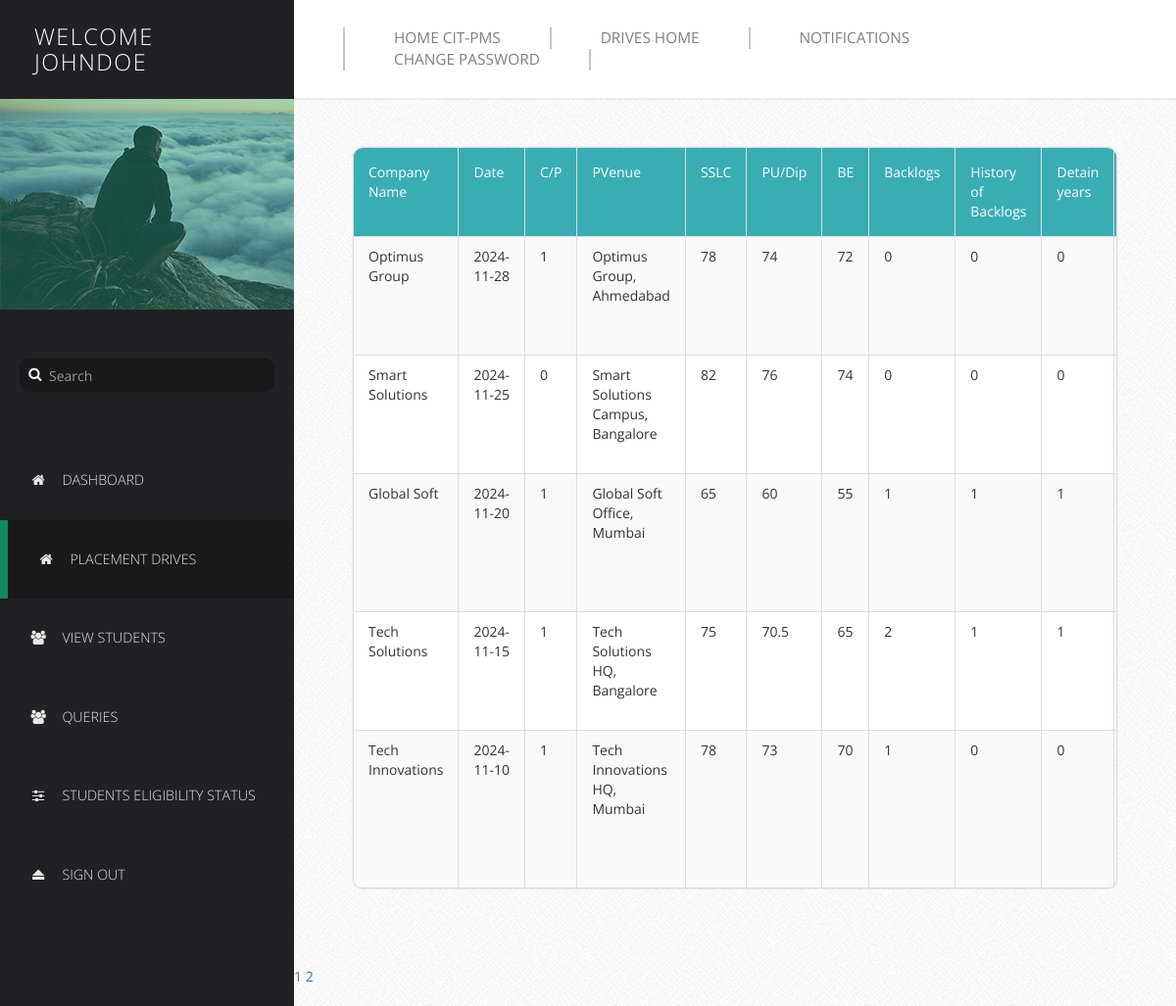
Screenshot of /Profilers/PProfile/Placement Drives/CompanyDetails.php?page=2 (signed in) with the database file from the repository.
### tables this page shows
CREATE TABLE IF NOT EXISTS `addpdrive` (
  `CompanyName` varchar(255) NOT NULL,
  `Date` date NOT NULL,
  `C/P` tinyint(1) NOT NULL DEFAULT '0',
  `PVenue` varchar(255) NOT NULL,
  `SSLC` float NOT NULL,
  `PU/Dip` float NOT NULL,
  `BE` float NOT NULL,
  `Backlogs` int(11) NOT NULL,
  `HofBacklogs` tinyint(1) NOT NULL,
  `DetainYears` int(11) NOT NULL,
  `ODetails` text,
  PRIMARY KEY (`CompanyName`,`Date`)
);

### Profilers/PProfile/Placement Drives/CompanyDetails.php (the view, shortened to what this page needs)
<?php
$connect = mysqli_connect("localhost", "harsh", "harsh2005", "placement");
?>
<!DOCTYPE html>
<html lang="en">
<head>
    <link href="../css/font-awesome.min.css" rel="stylesheet">
    <link href="../css/bootstrap.min.css" rel="stylesheet">
    <link href="../css/templatemo-style.css" rel="stylesheet">
</head>
<body>
    <div class="templatemo-flex-row">
        <div class="templatemo-sidebar">
            <header class="templatemo-site-header">
                <?php
                $Welcome = "Welcome";
                echo "<h1>" . $Welcome . "<br>" . $_SESSION['pusername'] . "</h1><br>";
                ?>
            </header>
            <div class="profile-photo-container">
                <img src="../images/profile-photo.jpg" alt="Profile Photo" class="img-responsive">
                <div class="profile-photo-overlay"></div>
            </div>
            <form class="templatemo-search-form" role="search">
                <div class="input-group">
                    <button type="submit" class="fa fa-search"></button>
                    <input type="text" class="form-control" placeholder="Search" name="srch-term" id="srch-term">
                </div>
            </form>
            <nav class="templatemo-left-nav">
                <ul>
                    <li><a href="../login.php"><i class="fa fa-home fa-fw"></i>Dashboard</a></li>
                    <li><a href="../Placement Drives.php" class="active"><i class="fa fa-home fa-fw"></i>Placement Drives</a></li>
                    <li><a href="../manage-users.php"><i class="fa fa-users fa-fw"></i>View Students</a></li>
                    <li><a href="../queries.php"><i class="fa fa-users fa-fw"></i>Queries</a></li>
                    <li><a href="../Students Eligibility.php"><i class="fa fa-sliders fa-fw"></i>Students Eligibility Status</a></li>
                    <li><a href="../logout.php"><i class="fa fa-eject fa-fw"></i>Sign Out</a></li>
                </ul>
            </nav>
        </div>
        <div class="templatemo-content col-1 light-gray-bg">
            <div class="templatemo-top-nav-container">
                <div class="row">
                    <nav class="templatemo-top-nav col-lg-12 col-md-12">
                        <ul class="text-uppercase">
                            <li><a href="../../Homepage/index.php">Home CIT-PMS</a></li>
                            <li><a href="">Drives Home</a></li>
                            <li><a href="Notif.php">Notifications</a></li>
                            <li><a href="Change Password.php">Change Password</a></li>
                        </ul>
                    </nav>
                </div>
            </div>
            <div class="templatemo-content-container">
                <div class="templatemo-content-widget no-padding">
                    <div class="panel panel-default table-responsive">
                        <table class="table table-striped table-bordered templatemo-user-table">
                            <thead>
                                <tr>
                                    <td><a class="white-text templatemo-sort-by">Company Name </a></td>
                                    <td><a class="white-text templatemo-sort-by">Date </a></td>
                                    <td><a class="white-text templatemo-sort-by">C/P</a></td>
                                    <td><a class="white-text templatemo-sort-by">PVenue</a></td>
                                    <td><a class="white-text templatemo-sort-by">SSLC</a></td>
                                    <td><a class="white-text templatemo-sort-by">PU/Dip</a></td>
                                    <td><a class="white-text templatemo-sort-by">BE</a></td>
                                    <td><a class="white-text templatemo-sort-by">Backlogs</a></td>
                                    <td><a class="white-text templatemo-sort-by">History of Backlogs</a></td>
                                    <td><a class="white-text templatemo-sort-by">Detain years</a></td>
                                    <td><a class="white-text templatemo-sort-by">Others details</a></td>
                                </tr>
                            </thead>
                            <tbody>
                                <?php
                                $num_rec_per_page = 15;
                                $currentpage = (isset($_GET['page']) ? $_GET['page'] : 1);
                                $start_from = ($currentpage - 1) * $num_rec_per_page;
                                $sql = "SELECT * FROM addpdrive ORDER BY Date DESC LIMIT $start_from, $num_rec_per_page";
                                $rs_result = mysqli_query($connect, $sql);
                                while ($row = mysqli_fetch_assoc($rs_result)) {
                                    echo "<tr>";
                                    echo "<td>" . $row['CompanyName'] . "</td>";
                                    echo "<td>" . $row['Date'] . "</td>";
                                    echo "<td>" . $row['C/P'] . "</td>";
                                    echo "<td>" . $row['PVenue'] . "</td>";
                                    echo "<td>" . $row['SSLC'] . "</td>";
                                    echo "<td>" . $row['PU/Dip'] . "</td>";
                                    echo "<td>" . $row['BE'] . "</td>";
                                    echo "<td>" . $row['Backlogs'] . "</td>";
                                    echo "<td>" . $row['HofBacklogs'] . "</td>";
                                    echo "<td>" . $row['DetainYears'] . "</td>";
                                    echo "<td>" . $row['ODetails'] . "</td>";
                                    echo "</tr>";
                                }
                                ?>
                            </tbody>
                        </table>
                    </div>
                </div>
            </div>
            <div class="pagination">
                <?php
                $result = mysqli_query($connect, "SELECT COUNT(*) FROM addpdrive");
                $row = mysqli_fetch_row($result);
                $total_records = $row[0];
                $total_pages = ceil($total_records / $num_rec_per_page);
                for ($i = 1; $i <= $total_pages; $i++) {
                    echo "<a href='CompanyDetails.php?page=" . $i . "'>" . $i . "</a> ";
                }
                ?>
            </div>
        </div>
    </div>
</body>
</html>

### Profilers/PProfile/css/templatemo-style.css (style rules this page uses)
* { font-family: 'Open Sans', sans-serif; }
body { font-size: 13px; }
body, .templatemo-left-nav { background: #1f2124; }
h1, h2, h3 { margin: 0; }
ul { list-style-type: none; margin: 0; padding: 0; }
nav li { font-size: 1.1em; list-style: none; text-transform: uppercase; }
.white-text { color: white; }
.light-gray-bg { font-family:"Trebuchet MS", "Myriad Pro", Arial, sans-serif; font-size:14px; background:#f4f4f4 url(../images/bg.png) repeat top left; color:#333; overflow-y:scroll; }
.templatemo-sidebar { width: 300px; }
.templatemo-site-header { margin: 25px 30px; }
.templatemo-site-header h1 { color: white; display: inline-block; font-size: 1.8em; font-weight: 300; letter-spacing: 1.5px; margin: 0 5px; text-transform: uppercase; vertical-align: middle; }
.profile-photo-container { position: relative; }
.profile-photo-overlay { background-color: rgba(4, 152, 114, 0.35); position: absolute; top: 0; left: 0; width: 100%; height: 100%; transition: all 0.3s ease; }
.templatemo-search-form { font-size: 1.1em; margin: 50px 20px; }
.templatemo-search-form .input-group { width: 100%; }
.templatemo-search-form .input-group .form-control { background-color: #18191b; border: none; border-radius: 10px; color: #DDD; padding-left: 30px; }
.templatemo-search-form .input-group { position: relative; }
.fa-search { height:32px; width:32px; border: none; cursor: pointer; color:white; background:transparent; position:absolute; top: 0; left: 0; z-index: 100; }
.templatemo-left-nav li { font-weight: 300; }
.templatemo-left-nav a.active, .templatemo-left-nav a:hover { background: #18191b; border-left: 8px solid #13895F; }
.templatemo-left-nav a { color: #e9e9ea; display: block; padding: 30px; transition: all 0.3s ease; }
.templatemo-left-nav .fa { margin-right: 15px; }
.templatemo-top-nav-container { background-color: white; padding: 28px 50px; box-shadow: 0px 0px 2px 2px rgba(161, 159, 159, 0.18); }
.templatemo-top-nav li { float: left; list-style: none; }
.templatemo-top-nav a { color: #7f7f7f; display: block; padding: 0 50px; border-left: 2px solid #c5c5c5; }
.templatemo-top-nav li:last-child a { border-right: 2px solid #c5c5c5; }
.templatemo-content { margin-top: 0px; min-height: 600px; padding: 0; overflow-x: hidden; }
.templatemo-content-container { padding: 40px 50px; }
.templatemo-flex-row { display: -webkit-flex; display: -ms-flexbox; display: flex; }
.col-1 { -webkit-flex: 1; -ms-flex: 1; flex: 1; }
.templatemo-content-widget { border-radius: 10px; padding: 30px; position: relative; margin: 10px; box-shadow: 0px 0px 1px 1px rgba(161, 159, 159, 0.1); }
.templatemo-content-widget.no-padding { padding: 0; }
.panel { border-radius: 10px; }
.table { margin-bottom: 0; }
.table>tbody>tr>td { padding: 10px 15px; }
.table>thead>tr>td { padding: 15px; }
.templatemo-user-table thead { background-color: #39ADB4; color: white; }
.panel>.table-responsive:last-child>.table:last-child, .panel>.table:last-child { border-bottom-right-radius: 10px; border-bottom-left-radius: 10px; }
.panel>.table:first-child { border-top-left-radius: 10px; border-top-right-radius: 10px; }
@media only screen and (min-width: 768px) { .templatemo-left-nav { display: block !important; } }

### rows the page displays
addpdrive: CompanyName "Optimus Group", Date "2024-11-28", value "1", PVenue "Optimus Group, Ahmedabad", SSLC "78", value "74", BE "72", Backlogs "0", HofBacklogs "0", DetainYears "0"
addpdrive: CompanyName "Smart Solutions", Date "2024-11-25", value "0", PVenue "Smart Solutions Campus, Bangalore", SSLC "82", value "76", BE "74", Backlogs "0", HofBacklogs "0", DetainYears "0"
addpdrive: CompanyName "Global Soft", Date "2024-11-20", value "1", PVenue "Global Soft Office, Mumbai", SSLC "65", value "60", BE "55", Backlogs "1", HofBacklogs "1", DetainYears "1"
addpdrive: CompanyName "Tech Solutions", Date "2024-11-15", value "1", PVenue "Tech Solutions HQ, Bangalore", SSLC "75", value "70.5", BE "65", Backlogs "2", HofBacklogs "1", DetainYears "1"
addpdrive: CompanyName "Tech Innovations", Date "2024-11-10", value "1", PVenue "Tech Innovations HQ, Mumbai", SSLC "78", value "73", BE "70", Backlogs "1", HofBacklogs "0", DetainYears "0"

### other values shown
$Welcome "WELCOME"
$_SESSION['pusername'] "JOHNDOE"
